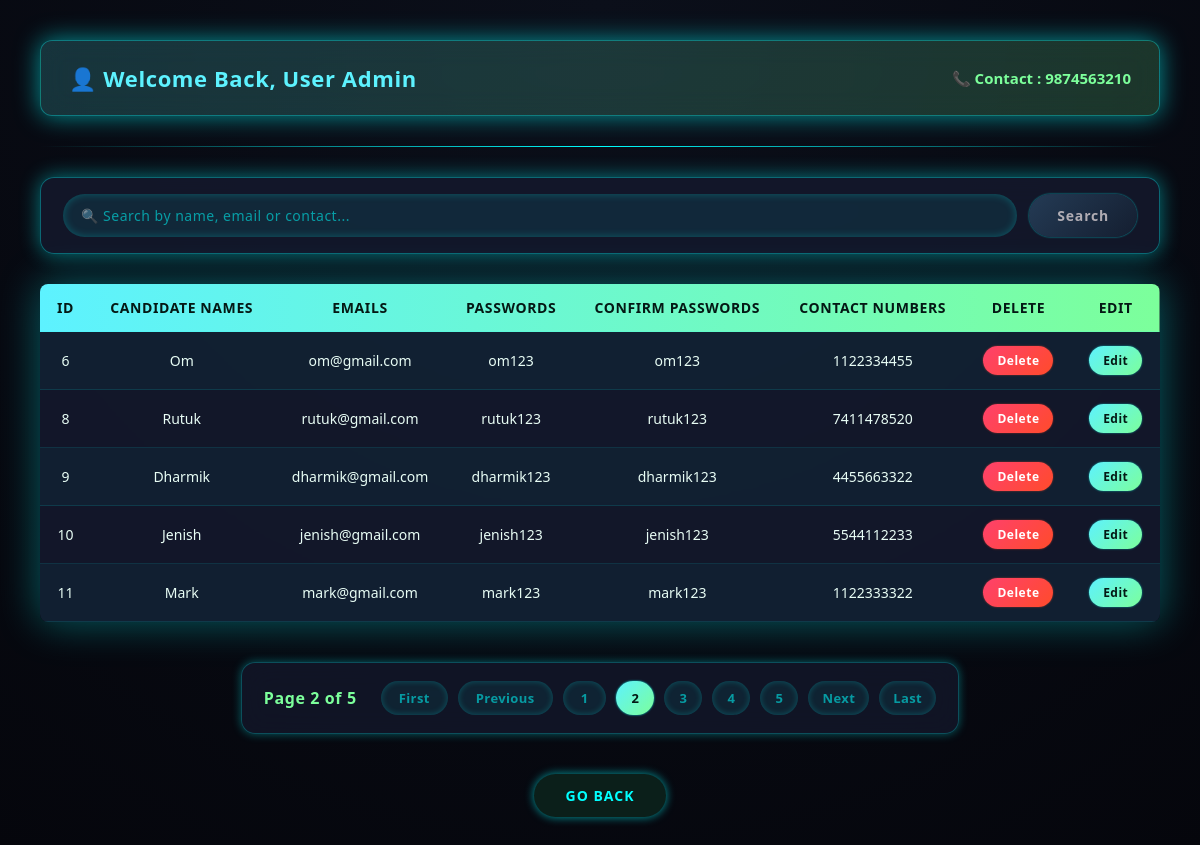
The page /viewpage/?page=2 (signed in) on the database its author committed.
### ProjectOneApp/models.py (models this page shows)
class CandidateDataBases(models.Model):
    candidate_name = models.CharField(max_length=50)
    email = models.EmailField(max_length=50)
    password = models.CharField(max_length=30)
    confirm_password = models.CharField(max_length=30)
    contact_number = models.BigIntegerField()

### ProjectOneApp/views.py (the view)
# urls.py: path("viewpage/", ViewAllData),
def ViewAllData(request):
    search = request.GET.get("search")
    Civils = CandidateDataBases.objects.all()
    if search:
        Civils = Civils.filter(
            Q(candidate_name__icontains=search)
            | Q(email__icontains=search)
            | Q(contact_number__icontains=search)
        )
    Pegi = Paginator(Civils, 5)
    Pages = request.GET.get("page")
    page_objects = Pegi.get_page(Pages)
    logged_user = None
    user_id = request.session.get("user_id")
    if user_id:
        logged_user = CandidateDataBases.objects.get(id=user_id)
    return render(
        request,
        "viewdata.html",
        {"Civils": page_objects, "logged_user": logged_user, "search": search},
    )

### ProjectOneApp/templates/viewdata.html (shortened to what this page needs)
<!DOCTYPE html>
<html lang="en">
<head>
</head>
<body>
    {% if logged_user %}
    <div class="logged-user-box">
        <div class="logged-user-name">
            👤 Welcome Back, {{ logged_user.candidate_name }}
        </div>
        <div class="logged-user-contact">
            📞 Contact : {{ logged_user.contact_number }}
        </div>
    </div>
    <hr class="logged-divider">
    {% endif %}
    <form method="get" class="search-box">
        <input type="text" name="search" placeholder="🔍 Search by name, email or contact..."
            value="{{ request.GET.search }}">
        <button type="submit">Search</button>
    </form>
    <table>
        <tr>
            <td>ID</td>
            <td>Candidate Names</td>
            <td>Emails</td>
            <td>Passwords</td>
            <td>Confirm Passwords</td>
            <td>Contact Numbers</td>
            <td>Delete</td>
            <td>Edit</td>
        </tr>
        {% for i in Civils %}
        <tr>
            <td>{{i.id}}</td>
            <td>{{i.candidate_name}}</td>
            <td>{{i.email}}</td>
            <td>{{i.password}}</td>
            <td>{{i.confirm_password}}</td>
            <td>{{i.contact_number}}</td>
            <td><a href="/deletepage/{{i.id}}">Delete</a></td>
            <td><a href="/editpage/{{i.id}}">Edit</a></td>
        </tr>
        {% endfor %}
    </table>
    <div class="Pegi">
        <span>
            Page {{ Civils.number }} of {{ Civils.paginator.num_pages }}
        </span>
        {% if Civils.has_previous %}
        <a href="?page=1">First</a>
        <a href="?page={{ Civils.previous_page_number }}">Previous</a>
        {% endif %}
        {% for num in Civils.paginator.page_range %}
        {% if Civils.number == num %}
        <strong>{{ num }}</strong>
        {% else %}
        <a href="?page={{ num }}">{{ num }}</a>
        {% endif %}
        {% endfor %}
        {% if Civils.has_next %}
        <a href="?page={{ Civils.next_page_number }}">Next</a>
        <a href="?page={{ Civils.paginator.num_pages }}">Last</a>
        {% endif %}
    </div>
    <a href="/registerpage/" class="back-link">
        <span>GO BACK</span>
    </a>
</body>
</html>

### rows shown on the page
CandidateDataBases: candidate_name "User Admin", contact_number "9874563210"
CandidateDataBases: id "6", candidate_name "Om", email "om@gmail.com", password "om123", confirm_password "om123", contact_number "1122334455"
CandidateDataBases: id "8", candidate_name "Rutuk", email "rutuk@gmail.com", password "rutuk123", confirm_password "rutuk123", contact_number "7411478520"
CandidateDataBases: id "9", candidate_name "Dharmik", email "dharmik@gmail.com", password "dharmik123", confirm_password "dharmik123", contact_number "4455663322"
CandidateDataBases: id "10", candidate_name "Jenish", email "jenish@gmail.com", password "jenish123", confirm_password "jenish123", contact_number "5544112233"
CandidateDataBases: id "11", candidate_name "Mark", email "mark@gmail.com", password "mark123", confirm_password "mark123", contact_number "1122333322"

### other values the page prints
{{ Civils.number }} "2"
{{ Civils.paginator.num_pages }} "5"
{{ num }} "1" "3" "4" "5"
{{ num }} "2"
